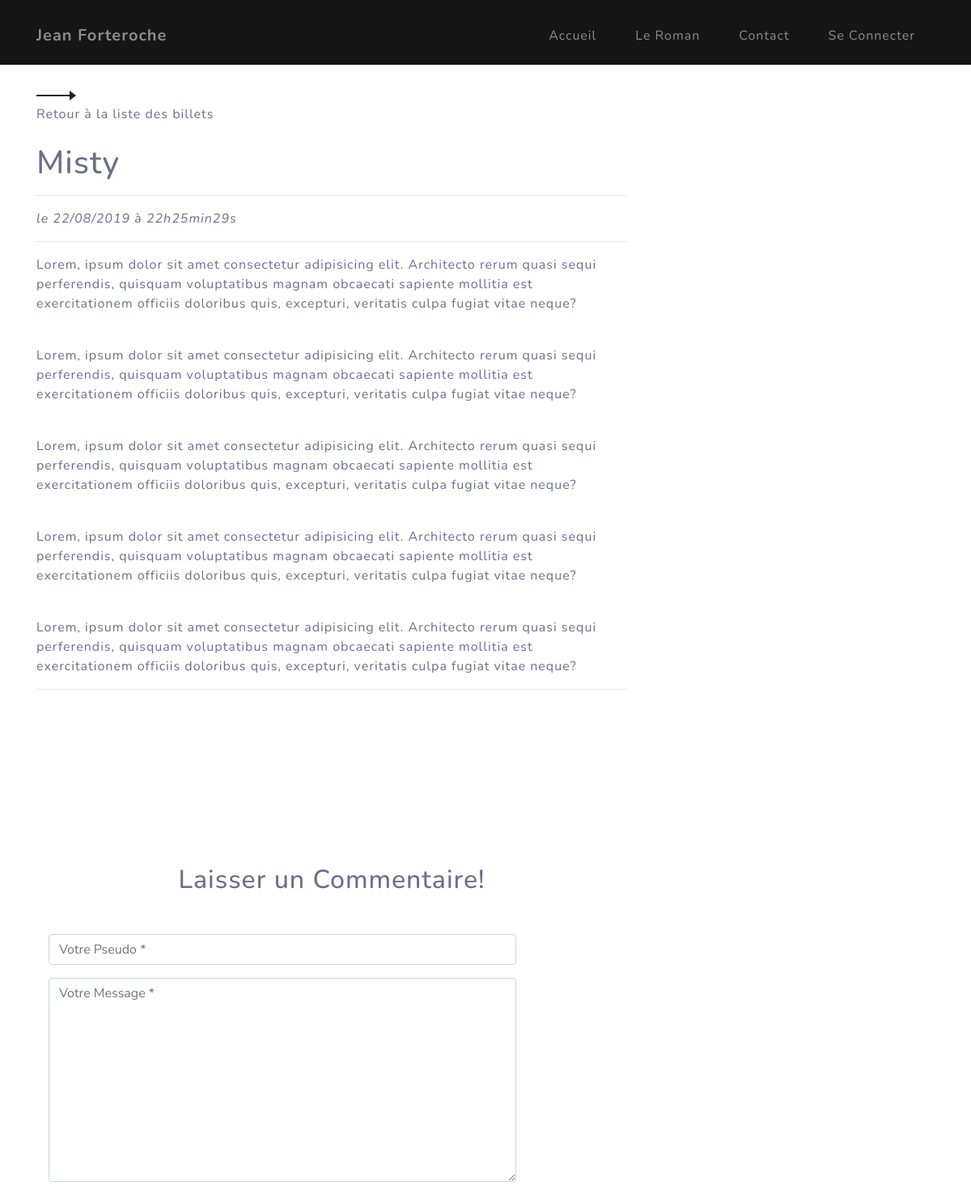
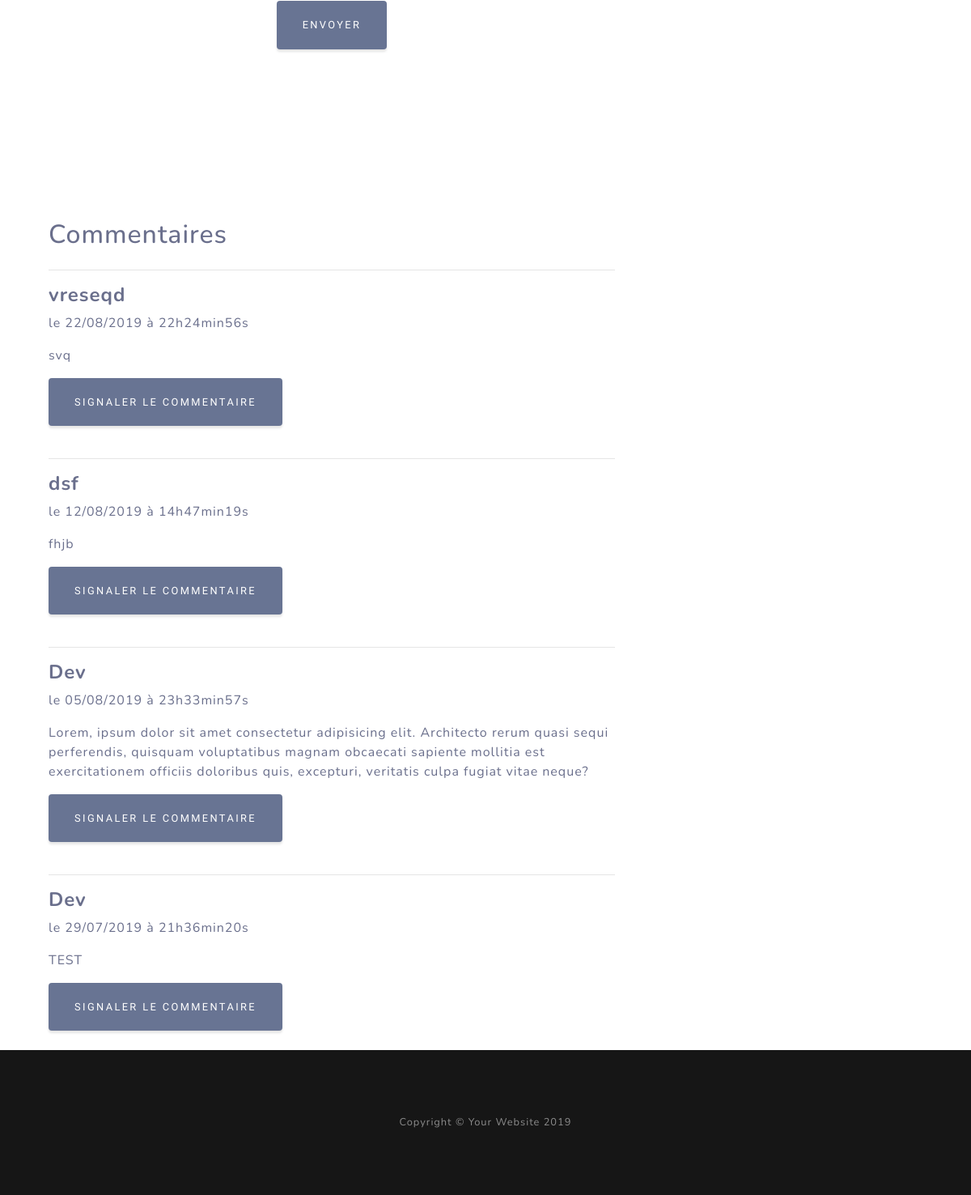
Screenshot of /index.php?action=blog&ht=post&id=3 with the database file from the repository (2 pictures, top to bottom).
### tables this page shows
CREATE TABLE IF NOT EXISTS `posts` (
  `id` int(11) NOT NULL AUTO_INCREMENT,
  `title` varchar(255) NOT NULL,
  `content` text NOT NULL,
  `creation_date` datetime NOT NULL,
  PRIMARY KEY (`id`)
);

CREATE TABLE IF NOT EXISTS `comments` (
  `id` int(11) NOT NULL AUTO_INCREMENT,
  `post_id` int(11) NOT NULL,
  `author` varchar(255) NOT NULL,
  `comment` text NOT NULL,
  `comment_date` datetime NOT NULL DEFAULT CURRENT_TIMESTAMP,
  `ee` text,
  PRIMARY KEY (`id`)
);

### model/BDD.php (called while the page is built, shortened)
<?php
class BddConnect
{
    private $type = 'mysql';
    private $host = 'localhost';
    private $dbname = 'projet4';
    private $username = 'root';
    private $password = '';
    public function __construct()
    {
        try {
            $this->db = new PDO(
                $this->type.':host='.$this->host.';dbname='.$this->dbname,
                $this->username,
                $this->password
            );
        } catch (Exception $e) {
            die('Erreur : '.$e->getMessage());
        }
    }
}

### model/Post.php (called while the page is built, shortened)
<?php
require_once 'BDD.php';
class Post extends BddConnect
{
    public function getPost($postId)
    {
        $req = $this->db->prepare('SELECT id, title, content, DATE_FORMAT(creation_date, \'%d/%m/%Y à %Hh%imin%ss\') AS creation_date_fr FROM posts WHERE id = ?');
        $req->execute(array($postId));
        $post = $req->fetch();
        return $post;
    }
}

### model/Comment.php (called while the page is built, shortened)
<?php
require_once 'BDD.php';
class Comment extends BddConnect
{
    public function getComments($postId)
    {
        $comments = $this->db->prepare('SELECT id, author, comment,ee, DATE_FORMAT(comment_date, \'%d/%m/%Y à %Hh%imin%ss\') AS comment_date_fr FROM comments WHERE post_id = ? ORDER BY comment_date DESC');
        $comments->execute(array($postId));
        return $comments;
    }
}

### view/frontend/billetsView.php (the view, shortened to what this page needs)
<div class="bg-black small text-center text-white-50" style="padding : 40px">
</div>
<div class="container">
    <div class="row">
        <div class="col-lg-8" style="margin-top :  25px">
        <a href="index.php?action=blog"> <img src="./public/frontend/img/next.png" alt=""><br>
        Retour à la liste des billets</a>
        <br>
        <h1 class="mt-4"><?php echo htmlspecialchars($post['title']); ?></h1>
        <hr>
         <p><em>le <?php echo $post['creation_date_fr']; ?></em></p>
        <hr>
        <p class="lead">
        <?php echo nl2br($post['content']); ?></p>
        <hr>
    <section id="signup" class="signup-section-article">
    <div class="container">
        <div class="row">
            <div class="col-md-10 col-lg-8 mx-auto text-center">
                <i class="far fa-paper-plane fa-2x mb-2 text-white"></i>
                <h2 class="text-blue mb-5">Laisser un Commentaire!</h2>
            </div>
            <div class="col-lg-12" >
                <form   action="./controller/frontend/Post_Comment.php" method="POST">
                    <div class="row">
                        <div class="col-lg-10">
                        </div>
                        <div class="col-lg-10">
                        </div>
                        <div class="col-lg-12 text-center">
                            <button class="btn btn-primary btn-xl text-uppercase"
                                type="submit">Envoyer</button>
                        </div>
                    </div>
                </form>
            </div>
        </div>
    </div>
</section>
<div class="container" style="margin-top:50px;">
        <div class="row">
            <div class="col-md-10 col-lg-12 mx-auto ">
        <h2>Commentaires</h2>
        <?php
        while ($comment = $comments->fetch()) {
            ?>
        <div class="media mb-4">
        <div class="media-body">
        <hr>
        <h4 class="mt-0"><strong><?php echo htmlspecialchars($comment['author']); ?></strong></h4><p> le <?php echo $comment['comment_date_fr']; ?></p>
        <p><?php echo  htmlspecialchars($comment['comment']); ?></p>
        <form    action="./controller/frontend/comment.php" method="POST">
                            <button  class="btn btn-primary btn-xl text-uppercase"
                                type="submit">Signaler le commentaire</button>
                </form>
        </div>
        </div>
        <?php
        }
        ?>
    </div>
    </div>
    </div>
    </div>
    </div>
    </div>
<?php include 'tremplates/head.php'; ?>

### public/frontend/css/conect.css (style rules this page uses)
body { margin:0; color:#6a6f8c; }
*,:after,:before { box-sizing:border-box }
a { color:inherit;text-decoration:none }

### rows the page displays
posts: title "Misty", content "Lorem, ipsum dolor sit amet consectetur adipisicing elit. Architecto rerum quasi sequi perferendis, quisquam voluptatibus magnam obcaecati sapiente mollitia est exercitationem officiis doloribus quis, excepturi, veritatis culpa fugiat vitae neque? Lorem, ipsum dolor sit amet consectetur adipisicing elit. Architecto rerum quasi sequi perferendis, quisquam voluptatibus magnam obcaecati sapiente mollitia est exercitationem officiis doloribus quis, excepturi, veritatis culpa fugiat vitae neque? Lorem, ipsum dolor sit amet consectetur adipisicing elit. Architecto rerum quasi sequi perferendis, quisquam voluptatibus magnam obcaecati sapiente mollitia est exercitationem officiis doloribus quis,…"
comments: author "vreseqd", comment_date_fr "22/08/2019 à 22h24min56s", comment "svq"
comments: author "dsf", comment_date_fr "12/08/2019 à 14h47min19s", comment "fhjb"
comments: author "Dev", comment_date_fr "05/08/2019 à 23h33min57s", comment "Lorem, ipsum dolor sit amet consectetur adipisicing elit. Architecto rerum quasi sequi perferendis, quisquam voluptatibus magnam obcaecati sapiente mollitia est exercitationem officiis doloribus quis, excepturi, veritatis culpa fugiat vitae neque?"
comments: author "Dev", comment_date_fr "29/07/2019 à 21h36min20s", comment "TEST"

### other values shown
$post['creation_date_fr'] "22/08/2019 à 22h25min29s"
